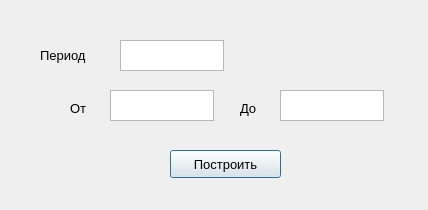
<?xml version="1.0" encoding="UTF-8"?>
<ui version="4.0">
 <class>saw_dialog</class>
 <widget class="QDialog" name="saw_dialog">
  <property name="geometry">
   <rect>
    <x>0</x>
    <y>0</y>
    <width>428</width>
    <height>210</height>
   </rect>
  </property>
  <property name="minimumSize">
   <size>
    <width>428</width>
    <height>210</height>
   </size>
  </property>
  <property name="maximumSize">
   <size>
    <width>428</width>
    <height>210</height>
   </size>
  </property>
  <property name="windowTitle">
   <string>Dialog</string>
  </property>
  <widget class="QLabel" name="label_5">
   <property name="geometry">
    <rect>
     <x>70</x>
     <y>100</y>
     <width>21</width>
     <height>16</height>
    </rect>
   </property>
   <property name="font">
    <font>
     <pointsize>10</pointsize>
    </font>
   </property>
   <property name="text">
    <string>От</string>
   </property>
  </widget>
  <widget class="QTextEdit" name="start">
   <property name="geometry">
    <rect>
     <x>110</x>
     <y>90</y>
     <width>104</width>
     <height>31</height>
    </rect>
   </property>
  </widget>
  <widget class="QLabel" name="label_6">
   <property name="geometry">
    <rect>
     <x>240</x>
     <y>100</y>
     <width>21</width>
     <height>16</height>
    </rect>
   </property>
   <property name="font">
    <font>
     <pointsize>10</pointsize>
    </font>
   </property>
   <property name="text">
    <string>До</string>
   </property>
  </widget>
  <widget class="QTextEdit" name="l">
   <property name="geometry">
    <rect>
     <x>120</x>
     <y>40</y>
     <width>104</width>
     <height>31</height>
    </rect>
   </property>
  </widget>
  <widget class="QLabel" name="label">
   <property name="geometry">
    <rect>
     <x>40</x>
     <y>40</y>
     <width>71</width>
     <height>31</height>
    </rect>
   </property>
   <property name="font">
    <font>
     <pointsize>10</pointsize>
    </font>
   </property>
   <property name="text">
    <string>Период</string>
   </property>
  </widget>
  <widget class="QTextEdit" name="end">
   <property name="geometry">
    <rect>
     <x>280</x>
     <y>90</y>
     <width>104</width>
     <height>31</height>
    </rect>
   </property>
  </widget>
  <widget class="QPushButton" name="build_plot_button">
   <property name="enabled">
    <bool>true</bool>
   </property>
   <property name="geometry">
    <rect>
     <x>170</x>
     <y>150</y>
     <width>111</width>
     <height>28</height>
    </rect>
   </property>
   <property name="font">
    <font>
     <pointsize>10</pointsize>
    </font>
   </property>
   <property name="text">
    <string>Построить</string>
   </property>
  </widget>
 </widget>
 <resources/>
 <connections/>
</ui>
